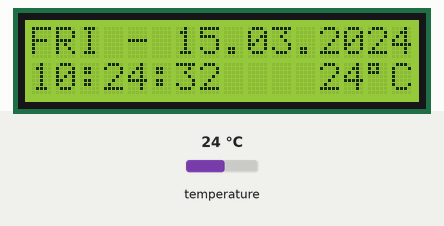
Simulated run of this sketch. Board: Arduino Uno, built with avr-gcc and run on an emulated ATmega328P. Parts: 16×2 character LCD. Inputs (shaded band) come from the test bench; at power-on: temperature 24 °C. The local clock reads 2024-03-15 10:24:30 at power-on unless the sketch sets it.

Above: at 3.2 s.
3.3 s: temperature set to 12 °C
At 5.3 s:
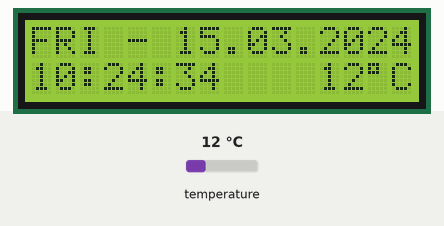
7.0 s: temperature set to 19 °C
At 8.7 s:
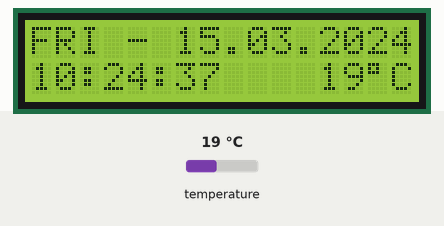
10.5 s: temperature set to 28 °C
At 11.8 s:
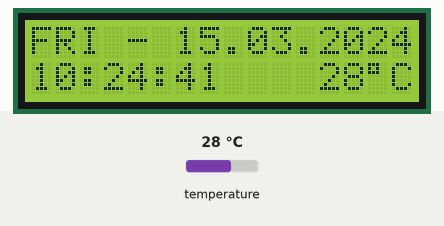
Timing chart, 0 to 13.5 s (numbered marks = the images above; inputs shaded):
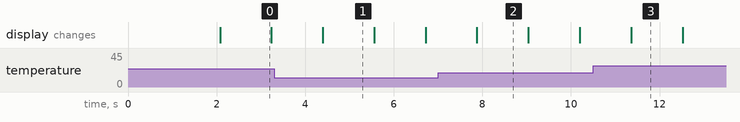

Measured:
- what the display in image 0 shows lasts 1.1 s, from 2.1 s to 3.2 s

The sketch:

real_time_clock.ino
```cpp
#include <DS3231.h>
#include <Wire.h>
#include <LiquidCrystal.h>
// Initialize the library with the numbers of the interface pins
LiquidCrystal lcd(12, 11, 5, 4, 3, 2);

//initialize variable
int second,minute,hour,date,month,year,val,temp;

String day = "";
// Initialize the DS3231 using the hardware interface
DS3231  rtc(SDA, SCL);

void setup()
{
  // Setup Serial connection
  Serial.begin(9600);

  // Initialize the rtc object
  rtc.begin();

  // The following lines can be uncommented to set the date and time
  //rtc.setDOW(SUNDAY);     // Set Day-of-Week to SUNDAY
  //rtc.setTime(21, 02, 00);     // Set the time to 21:02:00 (24hr format)
  //rtc.setDate(19, 4, 2020);   // Set the date to 19.04.2020

  Wire.begin();
  Serial.begin(9600);

// Set up the LCD's number of columns and rows:
  lcd.begin(16,2);

// Print a message to the LCD.
  lcd.print("  Welcome to ");
  lcd.setCursor(0,1);
  lcd.print("Alejo's clock");
  delay(2000);
  lcd.clear();
}

void loop()
{
   Print_time();
   delay(150);
}

void Print_time()
{
  day  = rtc.getDOWStr();

  lcd.setCursor(0,0);

  if(day == "Monday")
  {
    lcd.print("MON -");
  }

  else if(day == "Tuesday")
  {
    lcd.print("TUE -");
  }

  else if(day == "Wednesday")
  {
    lcd.print("WED -");
  }

  else if(day == "Thursday")
  {
    lcd.print("THU -");
  }

  else if(day == "Friday")
  {
    lcd.print("FRI -");
  }

  else if(day == "Saturday")
  {
    lcd.print("SAT -");
  }

  else
  {
   lcd.print("SUN -");
  }

  lcd.setCursor(6, 0);
  lcd.print(rtc.getDateStr());

  lcd.setCursor(0,1);
  lcd.print(rtc.getTimeStr());

  lcd.setCursor(12,1);
  lcd.print(int(rtc.getTemp()));
  //Print degrees symbol
  lcd.write(0xdf);
  lcd.print("C");

  delay (1000);
}
```
